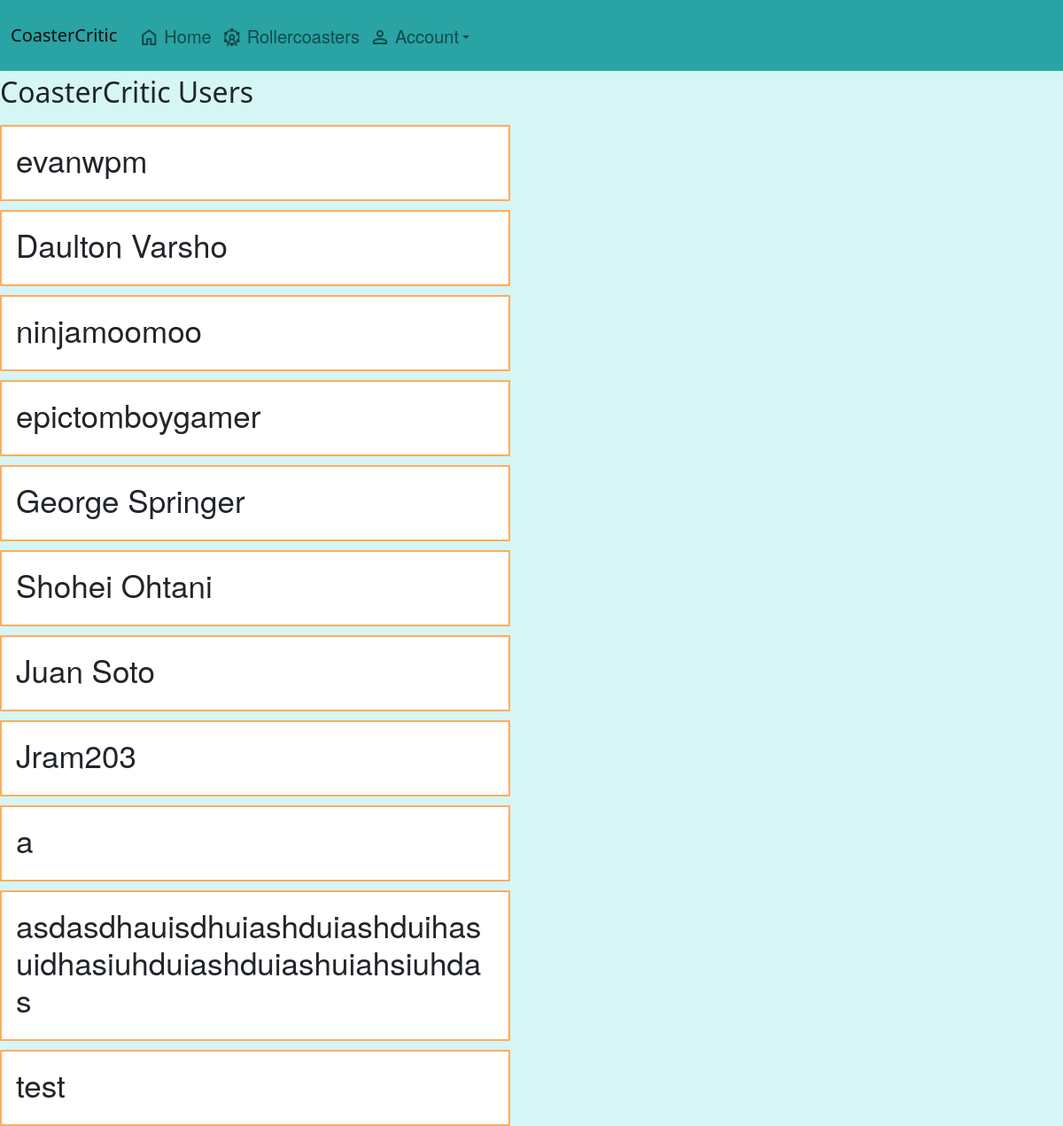
Screenshot of /users with the database file from the repository.
### app/models.py (models this page shows)
class User(UserMixin, db.Model):
    id = db.Column(db.Integer, primary_key=True)
    password = db.Column(db.String(100))
    name = db.Column(db.String(100))
    reviews = db.relationship('Review', lazy=True, back_populates='user')

### app/main.py (the view)
@main.route('/users', methods=['GET'])
def view_users():
    users = models.User.query.all()
    return render_template('users.html', users=users)

### app/templates/users.html
{% extends "base.html" %}
{% block content %}
<div>
    <div class="review_container">
        <h2>CoasterCritic Users</h2>
        {% for user in users %}
        <div class="card" style="width: 96%; border: 2px solid #ff9933cb; border-radius: 1px;"
            onclick="open_profile({{user.id}})">
            <div class="card-body">
                <h5 style="font-size: 35px; font-family: Walfork, Walsheim, Helvetica Neue, Helvetica, Arial, sans-serif;"
                    class="card-title">{{ user.name}}</h5>
            </div>
        </div>
        {% endfor %}
    </div>
</div>
{% endblock %}

### app/static/styles.css (style rules this page uses)
.review_container { display: flex; flex-direction: column; gap: 10px; padding-top: 5px; flex-grow: 1; width: 50%; }
body { background-color: #d6f5f5; }

### rows the page displays
User: name "evanwpm"
User: name "Daulton Varsho"
User: name "ninjamoomoo"
User: name "epictomboygamer"
User: name "George Springer"
User: name "Shohei Ohtani"
User: name "Juan Soto"
User: name "Jram203"
User: {{ user.id }} 9 (drawn), name "a"
User: name "asdasdhauisdhuiashduiashduihasuidhasiuhduiashduiashuiahsiuhdas"
User: name "test"
